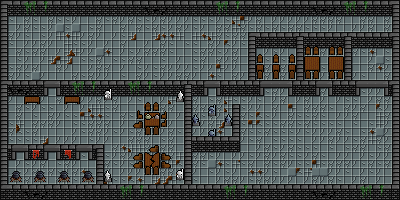

Tiled map render using the project's own tile images. Description and the map definition, with tile-layer contents summarised, below:
An orthogonal 50x25 tile map with 8x8 px tiles, 9 tile layers (Walls, Floor, Walls2, Props, ...), 2 tilesets.

<map version="1.10" tiledversion="1.11.0" orientation="orthogonal" renderorder="right-down" width="50" height="25" tilewidth="8" tileheight="8" infinite="0" nextlayerid="11" nextobjectid="1">
 <tileset firstgid="1" source="Tileset.tsx" />
 <tileset firstgid="323" source="Props.tsx" />
 <layer id="1" name="Walls" width="50" height="25">
  <data>[1250 cells, 245 non-empty, 23 distinct tile ids]</data>
 </layer>
 <layer id="2" name="Floor" width="50" height="25">
  <data>[1250 cells, 1008 non-empty, 12 distinct tile ids]</data>
 </layer>
 <layer id="3" name="Walls2" width="50" height="25">
  <data>[1250 cells, 209 non-empty, 35 distinct tile ids]</data>
 </layer>
 <layer id="5" name="Props" width="50" height="25">
  <data>[1250 cells, 38 non-empty, 20 distinct tile ids]</data>
 </layer>
 <layer id="7" name="Props2" width="50" height="25">
  <data>[1250 cells, 87 non-empty, 39 distinct tile ids]</data>
 </layer>
 <layer id="9" name="Props3" width="50" height="25">
  <data>[1250 cells, 8 non-empty, 4 distinct tile ids]</data>
 </layer>
 <layer id="10" name="Walls3" width="50" height="25">
  <data>[1250 cells, 16 non-empty, 10 distinct tile ids]</data>
 </layer>
 <layer id="8" name="Flags" width="50" height="25">
  <data>[1250 cells, 4 non-empty, 4 distinct tile ids]</data>
 </layer>
 <layer id="4" name="Roof" width="50" height="25">
  <data>[1250 cells, 31 non-empty, 6 distinct tile ids]</data>
 </layer>
</map>
